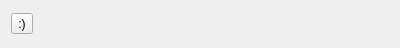
<?xml version="1.0" encoding="UTF-8"?>
<ui version="4.0">
 <class>stamp_toolbar</class>
 <widget class="QWidget" name="stamp_toolbar">
  <property name="geometry">
   <rect>
    <x>0</x>
    <y>0</y>
    <width>400</width>
    <height>48</height>
   </rect>
  </property>
  <property name="windowTitle">
   <string/>
  </property>
  <layout class="QHBoxLayout" name="horizontalLayout">
   <item>
    <widget class="QToolButton" name="toolButton">
     <property name="text">
      <string>:)</string>
     </property>
    </widget>
   </item>
   <item>
    <spacer name="horizontalSpacer">
     <property name="orientation">
      <enum>Qt::Horizontal</enum>
     </property>
     <property name="sizeHint" stdset="0">
      <size>
       <width>40</width>
       <height>20</height>
      </size>
     </property>
    </spacer>
   </item>
  </layout>
 </widget>
 <resources/>
 <connections/>
</ui>
